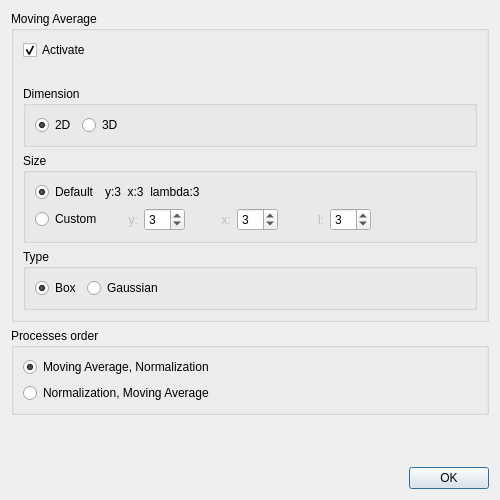
<?xml version="1.0" encoding="UTF-8"?>
<ui version="4.0">
 <class>Dialog</class>
 <widget class="QDialog" name="Dialog">
  <property name="windowModality">
   <enum>Qt::WindowModal</enum>
  </property>
  <property name="geometry">
   <rect>
    <x>0</x>
    <y>0</y>
    <width>500</width>
    <height>500</height>
   </rect>
  </property>
  <property name="minimumSize">
   <size>
    <width>500</width>
    <height>500</height>
   </size>
  </property>
  <property name="maximumSize">
   <size>
    <width>500</width>
    <height>500</height>
   </size>
  </property>
  <property name="windowTitle">
   <string>Normalization Settings</string>
  </property>
  <layout class="QVBoxLayout" name="verticalLayout">
   <item>
    <widget class="QGroupBox" name="groupBox">
     <property name="sizePolicy">
      <sizepolicy hsizetype="Preferred" vsizetype="Expanding">
       <horstretch>0</horstretch>
       <verstretch>0</verstretch>
      </sizepolicy>
     </property>
     <property name="title">
      <string>Moving Average</string>
     </property>
     <layout class="QVBoxLayout" name="verticalLayout_2">
      <item>
       <widget class="QCheckBox" name="activate_moving_average_checkBox">
        <property name="enabled">
         <bool>true</bool>
        </property>
        <property name="text">
         <string>Activate</string>
        </property>
        <property name="checked">
         <bool>true</bool>
        </property>
       </widget>
      </item>
      <item>
       <widget class="QLabel" name="label">
        <property name="text">
         <string/>
        </property>
       </widget>
      </item>
      <item>
       <widget class="QGroupBox" name="dimension_groupBox">
        <property name="sizePolicy">
         <sizepolicy hsizetype="Expanding" vsizetype="Preferred">
          <horstretch>0</horstretch>
          <verstretch>0</verstretch>
         </sizepolicy>
        </property>
        <property name="title">
         <string>Dimension</string>
        </property>
        <layout class="QHBoxLayout" name="horizontalLayout_4">
         <item>
          <widget class="QRadioButton" name="kernel_dimension_2d_radioButton">
           <property name="text">
            <string>2D</string>
           </property>
           <property name="checked">
            <bool>true</bool>
           </property>
          </widget>
         </item>
         <item>
          <widget class="QRadioButton" name="kernel_dimension_3d_radioButton">
           <property name="text">
            <string>3D</string>
           </property>
          </widget>
         </item>
         <item>
          <spacer name="horizontalSpacer_7">
           <property name="orientation">
            <enum>Qt::Horizontal</enum>
           </property>
           <property name="sizeHint" stdset="0">
            <size>
             <width>40</width>
             <height>20</height>
            </size>
           </property>
          </spacer>
         </item>
        </layout>
       </widget>
      </item>
      <item>
       <widget class="QGroupBox" name="size_groupBox">
        <property name="sizePolicy">
         <sizepolicy hsizetype="Expanding" vsizetype="Preferred">
          <horstretch>0</horstretch>
          <verstretch>0</verstretch>
         </sizepolicy>
        </property>
        <property name="title">
         <string>Size</string>
        </property>
        <layout class="QVBoxLayout" name="verticalLayout_8">
         <item>
          <layout class="QHBoxLayout" name="horizontalLayout_6">
           <item>
            <widget class="QRadioButton" name="kernel_size_default_radioButton">
             <property name="text">
              <string>Default</string>
             </property>
             <property name="checked">
              <bool>true</bool>
             </property>
            </widget>
           </item>
           <item>
            <widget class="QLabel" name="kernel_size_default_label">
             <property name="text">
              <string>y:3  x:3  lambda:3</string>
             </property>
            </widget>
           </item>
           <item>
            <spacer name="horizontalSpacer_6">
             <property name="orientation">
              <enum>Qt::Horizontal</enum>
             </property>
             <property name="sizeHint" stdset="0">
              <size>
               <width>40</width>
               <height>20</height>
              </size>
             </property>
            </spacer>
           </item>
          </layout>
         </item>
         <item>
          <layout class="QHBoxLayout" name="horizontalLayout_7">
           <item>
            <widget class="QRadioButton" name="kernel_size_custom_radioButton">
             <property name="text">
              <string>Custom</string>
             </property>
            </widget>
           </item>
           <item>
            <layout class="QHBoxLayout" name="horizontalLayout_5">
             <item>
              <widget class="QLabel" name="kernel_size_custom_y_label">
               <property name="enabled">
                <bool>false</bool>
               </property>
               <property name="minimumSize">
                <size>
                 <width>30</width>
                 <height>0</height>
                </size>
               </property>
               <property name="maximumSize">
                <size>
                 <width>30</width>
                 <height>16777215</height>
                </size>
               </property>
               <property name="layoutDirection">
                <enum>Qt::LeftToRight</enum>
               </property>
               <property name="text">
                <string>y:</string>
               </property>
               <property name="alignment">
                <set>Qt::AlignRight|Qt::AlignTrailing|Qt::AlignVCenter</set>
               </property>
              </widget>
             </item>
             <item>
              <widget class="QSpinBox" name="kernel_size_custom_y_spinBox">
               <property name="minimum">
                <number>1</number>
               </property>
               <property name="value">
                <number>3</number>
               </property>
              </widget>
             </item>
             <item>
              <widget class="QLabel" name="kernel_size_custom_x_label">
               <property name="enabled">
                <bool>false</bool>
               </property>
               <property name="minimumSize">
                <size>
                 <width>40</width>
                 <height>0</height>
                </size>
               </property>
               <property name="maximumSize">
                <size>
                 <width>40</width>
                 <height>16777215</height>
                </size>
               </property>
               <property name="text">
                <string>      x:</string>
               </property>
               <property name="alignment">
                <set>Qt::AlignRight|Qt::AlignTrailing|Qt::AlignVCenter</set>
               </property>
              </widget>
             </item>
             <item>
              <widget class="QSpinBox" name="kernel_size_custom_x_spinBox">
               <property name="minimum">
                <number>1</number>
               </property>
               <property name="value">
                <number>3</number>
               </property>
              </widget>
             </item>
             <item>
              <widget class="QLabel" name="kernel_size_custom_lambda_label">
               <property name="enabled">
                <bool>false</bool>
               </property>
               <property name="minimumSize">
                <size>
                 <width>40</width>
                 <height>0</height>
                </size>
               </property>
               <property name="maximumSize">
                <size>
                 <width>40</width>
                 <height>16777215</height>
                </size>
               </property>
               <property name="text">
                <string>     l:</string>
               </property>
               <property name="alignment">
                <set>Qt::AlignRight|Qt::AlignTrailing|Qt::AlignVCenter</set>
               </property>
              </widget>
             </item>
             <item>
              <widget class="QSpinBox" name="kernel_size_custom_lambda_spinBox">
               <property name="minimum">
                <number>1</number>
               </property>
               <property name="value">
                <number>3</number>
               </property>
              </widget>
             </item>
             <item>
              <spacer name="horizontalSpacer_10">
               <property name="orientation">
                <enum>Qt::Horizontal</enum>
               </property>
               <property name="sizeHint" stdset="0">
                <size>
                 <width>40</width>
                 <height>20</height>
                </size>
               </property>
              </spacer>
             </item>
            </layout>
           </item>
          </layout>
         </item>
        </layout>
       </widget>
      </item>
      <item>
       <widget class="QGroupBox" name="type_groupBox">
        <property name="sizePolicy">
         <sizepolicy hsizetype="Expanding" vsizetype="Preferred">
          <horstretch>0</horstretch>
          <verstretch>0</verstretch>
         </sizepolicy>
        </property>
        <property name="title">
         <string>Type</string>
        </property>
        <layout class="QHBoxLayout" name="horizontalLayout_8">
         <item>
          <widget class="QRadioButton" name="kernel_type_box_radioButton">
           <property name="text">
            <string>Box</string>
           </property>
           <property name="checked">
            <bool>true</bool>
           </property>
          </widget>
         </item>
         <item>
          <widget class="QRadioButton" name="kernel_type_gaussian_radioButton">
           <property name="text">
            <string>Gaussian</string>
           </property>
          </widget>
         </item>
         <item>
          <spacer name="horizontalSpacer_8">
           <property name="orientation">
            <enum>Qt::Horizontal</enum>
           </property>
           <property name="sizeHint" stdset="0">
            <size>
             <width>40</width>
             <height>20</height>
            </size>
           </property>
          </spacer>
         </item>
        </layout>
       </widget>
      </item>
     </layout>
    </widget>
   </item>
   <item>
    <widget class="QGroupBox" name="processing_order_groupBox">
     <property name="title">
      <string>Processes order</string>
     </property>
     <layout class="QVBoxLayout" name="verticalLayout_3">
      <item>
       <widget class="QRadioButton" name="processes_order_option1_radio_button">
        <property name="text">
         <string>Moving Average, Normalization</string>
        </property>
        <property name="checked">
         <bool>true</bool>
        </property>
       </widget>
      </item>
      <item>
       <widget class="QRadioButton" name="processes_order_option2_radio_button">
        <property name="text">
         <string>Normalization, Moving Average</string>
        </property>
       </widget>
      </item>
     </layout>
    </widget>
   </item>
   <item>
    <spacer name="verticalSpacer">
     <property name="orientation">
      <enum>Qt::Vertical</enum>
     </property>
     <property name="sizeHint" stdset="0">
      <size>
       <width>20</width>
       <height>40</height>
      </size>
     </property>
    </spacer>
   </item>
   <item>
    <layout class="QHBoxLayout" name="horizontalLayout">
     <item>
      <spacer name="horizontalSpacer">
       <property name="orientation">
        <enum>Qt::Horizontal</enum>
       </property>
       <property name="sizeHint" stdset="0">
        <size>
         <width>40</width>
         <height>20</height>
        </size>
       </property>
      </spacer>
     </item>
     <item>
      <widget class="QPushButton" name="pushButton">
       <property name="text">
        <string>OK</string>
       </property>
      </widget>
     </item>
    </layout>
   </item>
  </layout>
 </widget>
 <resources/>
 <connections>
  <connection>
   <sender>pushButton</sender>
   <signal>clicked()</signal>
   <receiver>Dialog</receiver>
   <slot>ok_clicked()</slot>
   <hints>
    <hint type="sourcelabel">
     <x>446</x>
     <y>370</y>
    </hint>
    <hint type="destinationlabel">
     <x>282</x>
     <y>399</y>
    </hint>
   </hints>
  </connection>
  <connection>
   <sender>kernel_size_default_radioButton</sender>
   <signal>clicked()</signal>
   <receiver>Dialog</receiver>
   <slot>size_radio_button_clicked()</slot>
   <hints>
    <hint type="sourcelabel">
     <x>67</x>
     <y>164</y>
    </hint>
    <hint type="destinationlabel">
     <x>7</x>
     <y>206</y>
    </hint>
   </hints>
  </connection>
  <connection>
   <sender>kernel_size_custom_radioButton</sender>
   <signal>clicked()</signal>
   <receiver>Dialog</receiver>
   <slot>size_radio_button_clicked()</slot>
   <hints>
    <hint type="sourcelabel">
     <x>84</x>
     <y>202</y>
    </hint>
    <hint type="destinationlabel">
     <x>7</x>
     <y>313</y>
    </hint>
   </hints>
  </connection>
  <connection>
   <sender>kernel_dimension_2d_radioButton</sender>
   <signal>clicked()</signal>
   <receiver>Dialog</receiver>
   <slot>dimension_radio_button_clicked()</slot>
   <hints>
    <hint type="sourcelabel">
     <x>82</x>
     <y>118</y>
    </hint>
    <hint type="destinationlabel">
     <x>7</x>
     <y>115</y>
    </hint>
   </hints>
  </connection>
  <connection>
   <sender>kernel_dimension_3d_radioButton</sender>
   <signal>clicked()</signal>
   <receiver>Dialog</receiver>
   <slot>dimension_radio_button_clicked()</slot>
   <hints>
    <hint type="sourcelabel">
     <x>135</x>
     <y>118</y>
    </hint>
    <hint type="destinationlabel">
     <x>7</x>
     <y>175</y>
    </hint>
   </hints>
  </connection>
  <connection>
   <sender>activate_moving_average_checkBox</sender>
   <signal>clicked()</signal>
   <receiver>Dialog</receiver>
   <slot>activate_moving_average_clicked()</slot>
   <hints>
    <hint type="sourcelabel">
     <x>70</x>
     <y>37</y>
    </hint>
    <hint type="destinationlabel">
     <x>9</x>
     <y>53</y>
    </hint>
   </hints>
  </connection>
 </connections>
 <slots>
  <slot>ok_clicked()</slot>
  <slot>size_radio_button_clicked()</slot>
  <slot>dimension_radio_button_clicked()</slot>
  <slot>activate_moving_average_clicked()</slot>
 </slots>
</ui>
